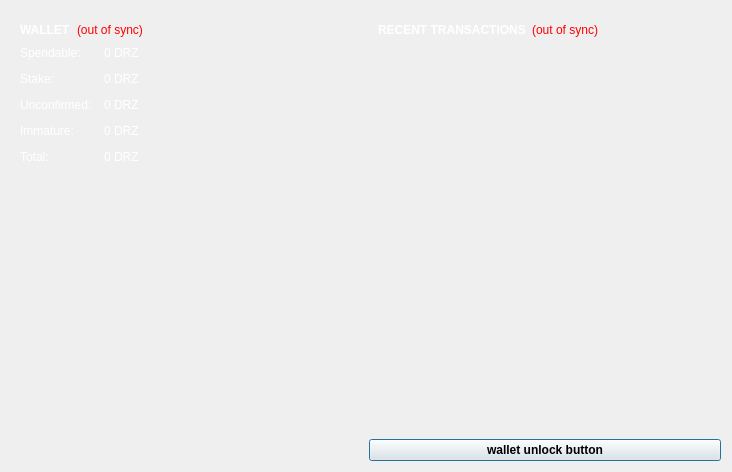
<?xml version="1.0" encoding="UTF-8"?>
<ui version="4.0">
 <class>OverviewPage</class>
 <widget class="QWidget" name="OverviewPage">
  <property name="geometry">
   <rect>
    <x>0</x>
    <y>0</y>
    <width>732</width>
    <height>472</height>
   </rect>
  </property>
  <property name="windowTitle">
   <string>Form</string>
  </property>
  <layout class="QHBoxLayout" name="horizontalLayout" stretch="0,0">
   <item>
    <layout class="QVBoxLayout" name="verticalLayout_2">
     <item>
      <widget class="QFrame" name="frame">
       <property name="frameShape">
        <enum>QFrame::NoFrame</enum>
       </property>
       <layout class="QVBoxLayout" name="verticalLayout_4">
        <item>
         <layout class="QHBoxLayout" name="horizontalLayout_4">
          <item>
           <widget class="QLabel" name="label_5">
            <property name="font">
             <font>
              <weight>75</weight>
              <bold>true</bold>
             </font>
            </property>
			<property name="styleSheet">
             <string notr="true">QLabel { color: white; }</string>
            </property>
            <property name="text">
             <string>WALLET</string>
            </property>
           </widget>
          </item>
          <item>
           <widget class="QLabel" name="labelWalletStatus">
            <property name="toolTip">
             <string>The displayed information may be out of date. Your wallet automatically synchronizes with the DROIDZ network after a connection is established, but this process has not completed yet.</string>
            </property>
            <property name="styleSheet">
             <string notr="true">QLabel { color: red; }</string>
            </property>
            <property name="text">
             <string notr="true">(out of sync)</string>
            </property>
            <property name="alignment">
             <set>Qt::AlignLeading|Qt::AlignLeft|Qt::AlignVCenter</set>
            </property>
           </widget>
          </item>
          <item>
           <spacer name="horizontalSpacer_2">
            <property name="orientation">
             <enum>Qt::Horizontal</enum>
            </property>
            <property name="sizeHint" stdset="0">
             <size>
              <width>40</width>
              <height>20</height>
             </size>
            </property>
           </spacer>
          </item>
         </layout>
        </item>
        <item>
         <layout class="QFormLayout" name="formLayout_2">
          <property name="fieldGrowthPolicy">
           <enum>QFormLayout::AllNonFixedFieldsGrow</enum>
          </property>
          <property name="horizontalSpacing">
           <number>12</number>
          </property>
          <property name="verticalSpacing">
           <number>12</number>
          </property>
          <item row="0" column="0">
           <widget class="QLabel" name="label">
		   <property name="styleSheet">
             <string notr="true">QLabel { color: white; }</string>
            </property>
            <property name="text">
             <string>Spendable:</string>
            </property>
           </widget>
          </item>
          <item row="0" column="1">
           <widget class="QLabel" name="labelBalance">
            <property name="font">
             <font>
              <weight>50</weight>
              <bold>false</bold>
             </font>
            </property>
			<property name="styleSheet">
             <string notr="true">QLabel { color: white; }</string>
            </property>
            <property name="cursor">
             <cursorShape>IBeamCursor</cursorShape>
            </property>
            <property name="toolTip">
             <string>Your current spendable balance</string>
            </property>
            <property name="text">
             <string notr="true">0 DRZ</string>
            </property>
            <property name="textInteractionFlags">
             <set>Qt::LinksAccessibleByMouse|Qt::TextSelectableByKeyboard|Qt::TextSelectableByMouse</set>
            </property>
           </widget>
          </item>
          <item row="1" column="0">
           <widget class="QLabel" name="label_6">
		   <property name="styleSheet">
             <string notr="true">QLabel { color: white; }</string>
            </property>
            <property name="text">
             <string>Stake:</string>
            </property>
           </widget>
          </item>
          <item row="1" column="1">
           <widget class="QLabel" name="labelStake">
            <property name="font">
             <font>
              <weight>50</weight>
              <bold>false</bold>
             </font>
            </property>
			<property name="styleSheet">
             <string notr="true">QLabel { color: white; }</string>
            </property>
            <property name="cursor">
             <cursorShape>IBeamCursor</cursorShape>
            </property>
            <property name="toolTip">
             <string>Total of coins that was staked, and do not yet count toward the current balance</string>
            </property>
            <property name="text">
             <string notr="true">0 DRZ</string>
            </property>
            <property name="textInteractionFlags">
             <set>Qt::LinksAccessibleByMouse|Qt::TextSelectableByKeyboard|Qt::TextSelectableByMouse</set>
            </property>
           </widget>
          </item>
          <item row="2" column="0">
           <widget class="QLabel" name="label_3">
		   <property name="styleSheet">
             <string notr="true">QLabel { color: white; }</string>
            </property>
            <property name="text">
             <string>Unconfirmed:</string>
            </property>
           </widget>
          </item>
          <item row="2" column="1">
           <widget class="QLabel" name="labelUnconfirmed">
            <property name="font">
             <font>
              <weight>50</weight>
              <bold>false</bold>
             </font>
            </property>
			<property name="styleSheet">
             <string notr="true">QLabel { color: white; }</string>
            </property>
            <property name="cursor">
             <cursorShape>IBeamCursor</cursorShape>
            </property>
            <property name="toolTip">
             <string>Total of transactions that have yet to be confirmed, and do not yet count toward the current balance</string>
            </property>
            <property name="text">
             <string notr="true">0 DRZ</string>
            </property>
            <property name="textInteractionFlags">
             <set>Qt::LinksAccessibleByMouse|Qt::TextSelectableByKeyboard|Qt::TextSelectableByMouse</set>
            </property>
           </widget>
          </item>
          <item row="3" column="0">
           <widget class="QLabel" name="labelImmatureText">
		   <property name="styleSheet">
             <string notr="true">QLabel { color: white; }</string>
            </property>
            <property name="text">
             <string>Immature:</string>
            </property>
           </widget>
          </item>
          <item row="3" column="1">
           <widget class="QLabel" name="labelImmature">
            <property name="font">
             <font>
              <weight>50</weight>
              <bold>false</bold>
             </font>
            </property>
			<property name="styleSheet">
             <string notr="true">QLabel { color: white; }</string>
            </property>
            <property name="toolTip">
             <string>Mined balance that has not yet matured</string>
            </property>
            <property name="text">
             <string notr="true">0 DRZ</string>
            </property>
            <property name="textInteractionFlags">
             <set>Qt::LinksAccessibleByMouse|Qt::TextSelectableByKeyboard|Qt::TextSelectableByMouse</set>
            </property>
           </widget>
          </item>
          <item row="5" column="0">
           <widget class="QLabel" name="labelTotalText">
		   <property name="styleSheet">
             <string notr="true">QLabel { color: white; }</string>
            </property>
            <property name="text">
             <string>Total:</string>
            </property>
           </widget>
          </item>
          <item row="5" column="1">
           <widget class="QLabel" name="labelTotal">
            <property name="font">
             <font>
              <weight>50</weight>
              <bold>false</bold>
             </font>
            </property>
			<property name="styleSheet">
             <string notr="true">QLabel { color: white; }</string>
            </property>
            <property name="cursor">
             <cursorShape>IBeamCursor</cursorShape>
            </property>
            <property name="toolTip">
             <string>Your current total balance</string>
            </property>
            <property name="text">
             <string notr="true">0 DRZ</string>
            </property>
            <property name="textInteractionFlags">
             <set>Qt::LinksAccessibleByMouse|Qt::TextSelectableByKeyboard|Qt::TextSelectableByMouse</set>
            </property>
           </widget>
          </item>
         </layout>
        </item>
       </layout>
      </widget>
     </item>
     <item>
      <spacer name="verticalSpacer_4">
       <property name="orientation">
        <enum>Qt::Vertical</enum>
       </property>
       <property name="sizeHint" stdset="0">
        <size>
         <width>20</width>
         <height>40</height>
        </size>
       </property>
      </spacer>
     </item>
     <item>
      <widget class="QLabel" name="label_2">
       <property name="text">
        <string/>
       </property>
       <property name="pixmap">
        <pixmap resource="../bitcoin.qrc">:/images/wallet_logo</pixmap>
       </property>
       <property name="alignment">
        <set>Qt::AlignCenter</set>
       </property>
      </widget>
     </item>
     <item>
      <spacer name="verticalSpacer">
       <property name="orientation">
        <enum>Qt::Vertical</enum>
       </property>
       <property name="sizeHint" stdset="0">
        <size>
         <width>20</width>
         <height>40</height>
        </size>
       </property>
      </spacer>
     </item>
    </layout>
   </item>
   <item>
    <layout class="QVBoxLayout" name="verticalLayout_3">
     <item>
      <widget class="QFrame" name="frame_2">
       <property name="frameShape">
        <enum>QFrame::NoFrame</enum>
       </property>
       <layout class="QVBoxLayout" name="verticalLayout">
        <item>
         <layout class="QHBoxLayout" name="horizontalLayout_2">
          <item>
           <widget class="QLabel" name="label_4">
		   <property name="styleSheet">
             <string notr="true">QLabel { color: white; }</string>
            </property>
            <property name="text">
             <string>&lt;b&gt;RECENT TRANSACTIONS&lt;/b&gt;</string>
            </property>
           </widget>
          </item>
          <item>
           <widget class="QLabel" name="labelTransactionsStatus">
            <property name="toolTip">
             <string>The displayed information may be out of date. Your wallet automatically synchronizes with the DROIDZ network after a connection is established, but this process has not completed yet.</string>
            </property>
            <property name="styleSheet">
             <string notr="true">QLabel { color: red; }</string>
            </property>
            <property name="text">
             <string notr="true">(out of sync)</string>
            </property>
            <property name="alignment">
             <set>Qt::AlignRight|Qt::AlignTrailing|Qt::AlignVCenter</set>
            </property>
           </widget>
          </item>
          <item>
           <spacer name="horizontalSpacer">
            <property name="orientation">
             <enum>Qt::Horizontal</enum>
            </property>
            <property name="sizeHint" stdset="0">
             <size>
              <width>40</width>
              <height>20</height>
             </size>
            </property>
           </spacer>
          </item>
         </layout>
        </item>
        <item>
         <widget class="QListView" name="listTransactions">
          <property name="styleSheet">
           <string notr="true">QListView { background: transparent; }</string>
          </property>
          <property name="frameShape">
           <enum>QFrame::NoFrame</enum>
          </property>
          <property name="verticalScrollBarPolicy">
           <enum>Qt::ScrollBarAlwaysOff</enum>
          </property>
          <property name="horizontalScrollBarPolicy">
           <enum>Qt::ScrollBarAlwaysOff</enum>
          </property>
          <property name="selectionMode">
           <enum>QAbstractItemView::NoSelection</enum>
          </property>
         </widget>
        </item>
       </layout>
      </widget>
     </item>
     <item>
      <widget class="QPushButton" name="unlockWalletButton">
       <property name="sizePolicy">
        <sizepolicy hsizetype="Minimum" vsizetype="Fixed">
         <horstretch>0</horstretch>
         <verstretch>0</verstretch>
        </sizepolicy>
       </property>
       <property name="maximumSize">
        <size>
         <width>16777214</width>
         <height>16777214</height>
        </size>
       </property>
       <property name="font">
        <font>
         <weight>75</weight>
         <bold>true</bold>
        </font>
       </property>
       <property name="toolTip">
        <string/>
       </property>
       <property name="text">
        <string>wallet unlock button</string>
       </property>
       <property name="checkable">
        <bool>false</bool>
       </property>
       <property name="autoDefault">
        <bool>false</bool>
       </property>
       <property name="default">
        <bool>true</bool>
       </property>
       <property name="flat">
        <bool>false</bool>
       </property>
      </widget>
     </item>
    </layout>
   </item>
  </layout>
 </widget>
 <resources>
  <include location="../bitcoin.qrc"/>
 </resources>
 <connections/>
</ui>
